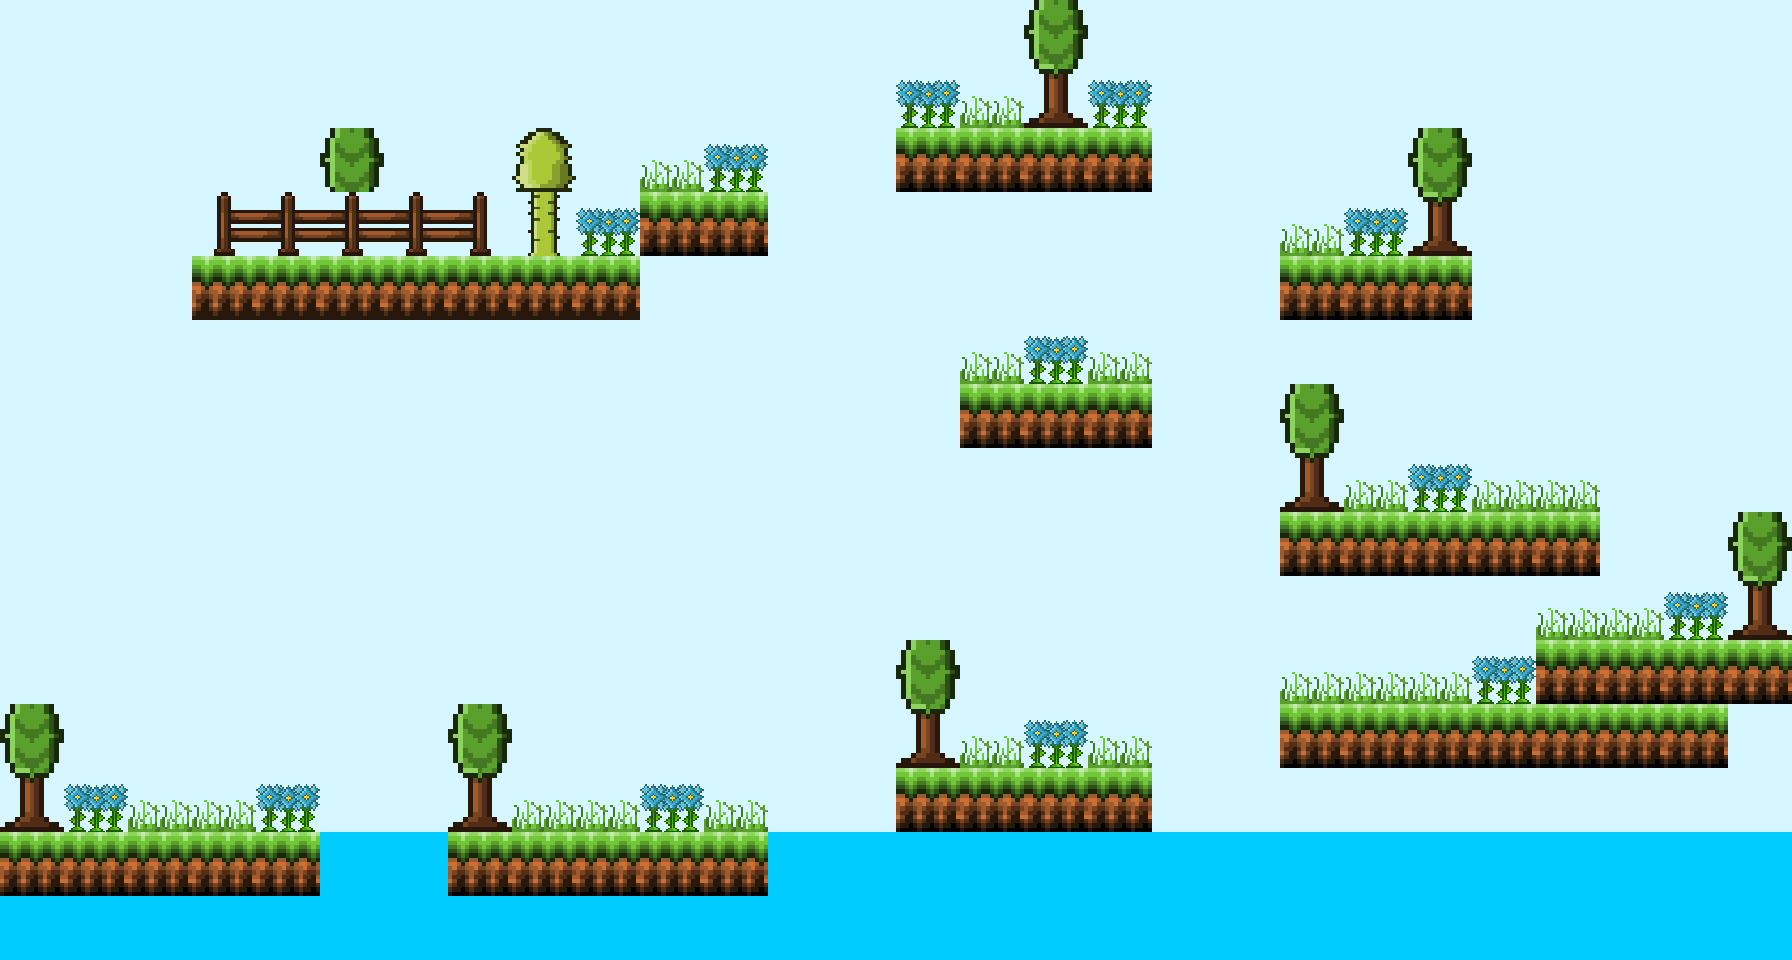

This game map was drawn from its Tiled (.tmx) file and the tilesets committed beside it. A one-line description and the trimmed map source follow:
An orthogonal 28x15 tile map with 64x64 px tiles, 3 tile layers (Tile Layer 1, Tile Layer 2, Tile Layer 3) and 9 objects.

<map version="1.10" tiledversion="1.11.2" orientation="orthogonal" renderorder="right-down" width="28" height="15" tilewidth="64" tileheight="64" infinite="0" nextlayerid="5" nextobjectid="1">
 <tileset firstgid="1" name="tileset" tilewidth="64" tileheight="64" tilecount="42" columns="6">
  <image source="images/tilemap/tileset.png" width="384" height="448" />
  <tile id="0">
   <animation>
    <frame tileid="1" duration="250" />
    <frame tileid="2" duration="250" />
    <frame tileid="3" duration="250" />
   </animation>
  </tile>
  <tile id="29">
   <objectgroup draworder="index" id="2">
    <object id="1" x="0" y="0" width="64" height="64" />
   </objectgroup>
  </tile>
  <tile id="30">
   <objectgroup>
    <object id="1" x="0" y="0" width="64" height="64" />
   </objectgroup>
  </tile>
  <tile id="31">
   <objectgroup>
    <object id="1" x="0" y="0" width="64" height="64" />
   </objectgroup>
  </tile>
  <tile id="32">
   <objectgroup>
    <object id="1" x="0" y="0" width="64" height="64" />
   </objectgroup>
  </tile>
  <tile id="33">
   <objectgroup>
    <object id="1" x="0" y="0" width="64" height="64" />
   </objectgroup>
  </tile>
  <tile id="34">
   <objectgroup>
    <object id="1" x="0" y="0" width="64" height="64" />
   </objectgroup>
  </tile>
  <tile id="35">
   <objectgroup>
    <object id="1" x="0" y="0" width="64" height="64" />
   </objectgroup>
  </tile>
  <tile id="36">
   <objectgroup>
    <object id="1" x="0" y="0" width="64" height="64" />
   </objectgroup>
  </tile>
  <tile id="37">
   <objectgroup>
    <object id="1" x="0" y="0" width="64" height="64" />
   </objectgroup>
  </tile>
  <tile id="39">
   <animation>
    <frame tileid="39" duration="250" />
    <frame tileid="40" duration="250" />
   </animation>
  </tile>
 </tileset>
 <layer id="1" name="Tile Layer 1" width="28" height="15">
  <data>[420 cells, 48 non-empty, 3 distinct tile ids]</data>
 </layer>
 <layer id="2" name="Tile Layer 2" width="28" height="15">
  <data>[420 cells, 154 non-empty, 3 distinct tile ids]</data>
 </layer>
 <layer id="3" name="Tile Layer 3" width="28" height="15">
  <data>[420 cells, 307 non-empty, 12 distinct tile ids]</data>
 </layer>
</map>
